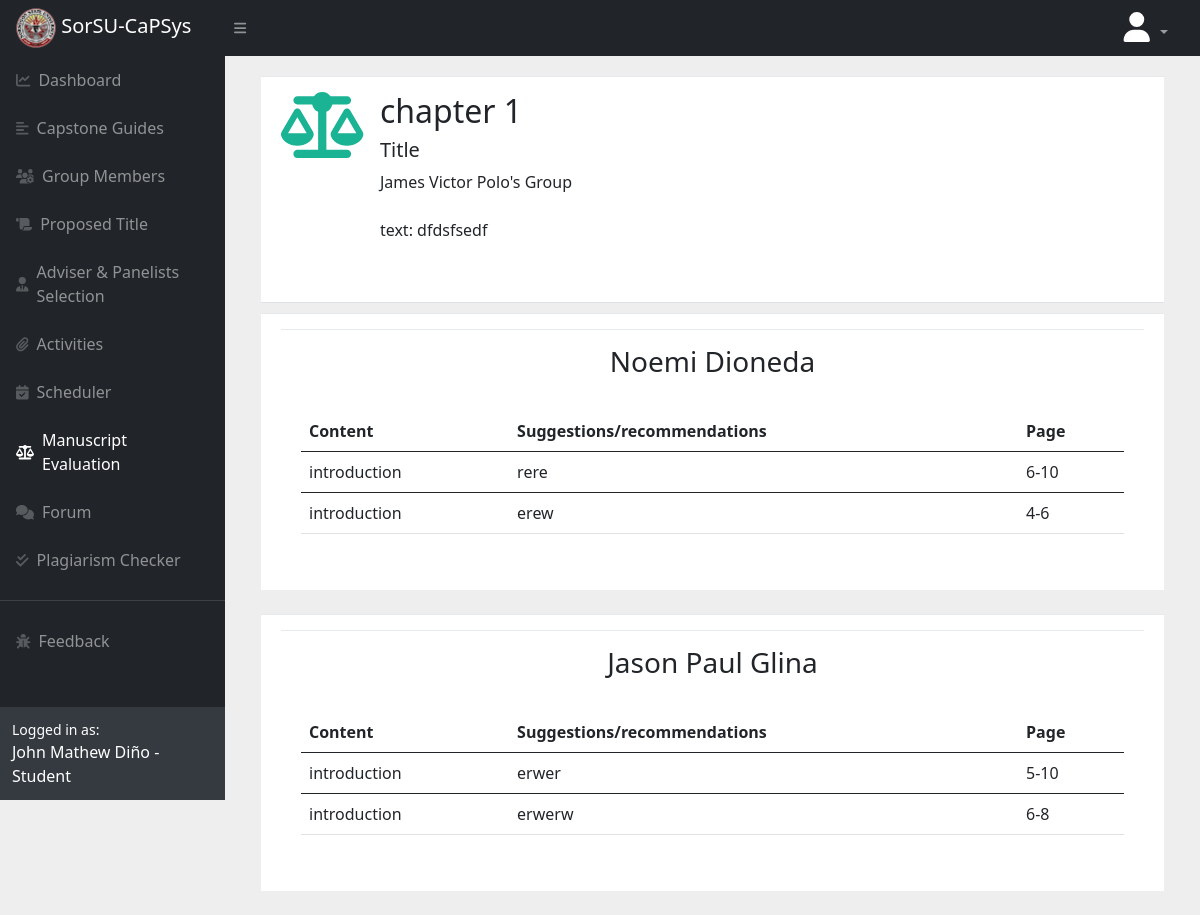
Page /student/evaluatedstudent/41/ (signed in) on the earlier database version.
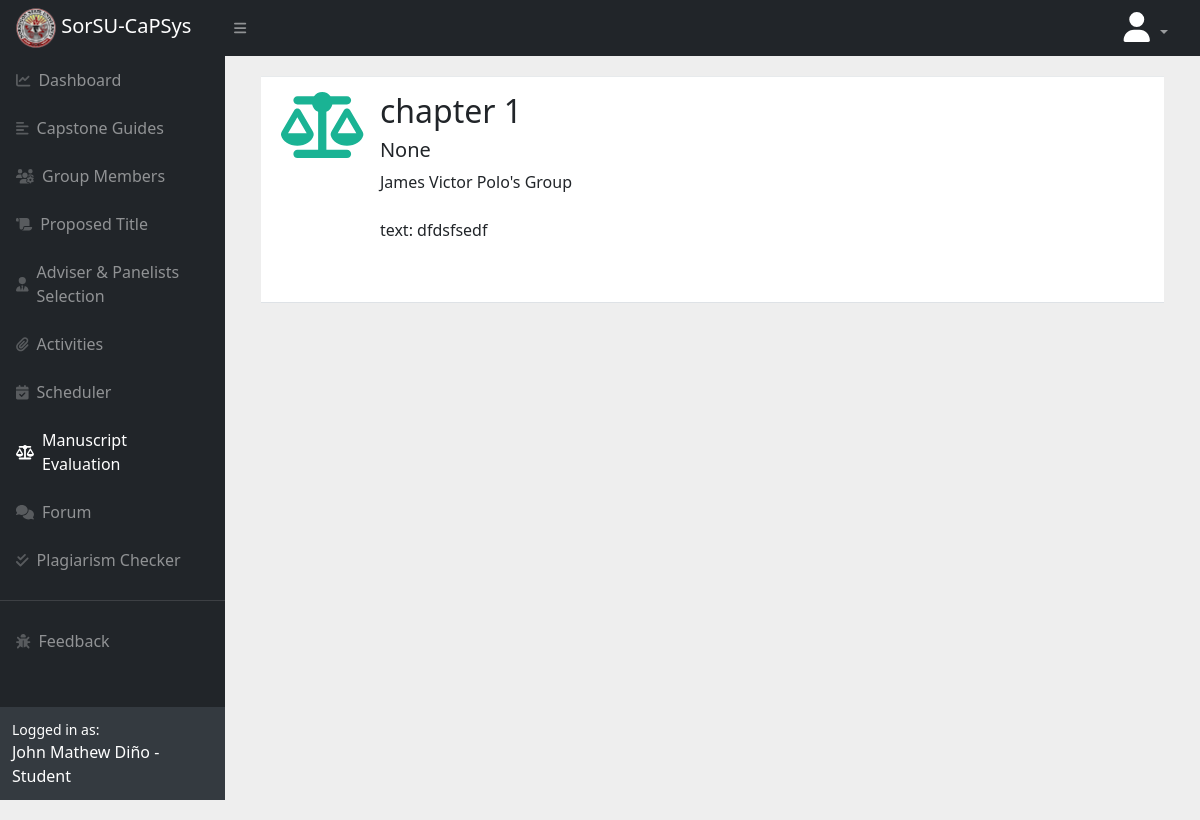
Same page on the later database version.
### submissions/models.py (models this page shows, shortened)
class StudentSubmit(models.Model):
    user = models.ForeignKey(User, null=True, on_delete=models.CASCADE)
    submission_title = models.ForeignKey(SubmissionTitle, null=True, on_delete=models.CASCADE)
    submit_content = models.TextField(null=True,blank=True)
    pdf_submit = models.FileField(upload_to='submissions/%Y-%m-%d/', null=True, blank=True, max_length=500, validators=[validate_file_extension])
    filename = models.CharField(max_length=1000, null=True)
    timestamp = models.DateTimeField(auto_now_add=True)
    updated_at = models.DateTimeField(auto_now=True)
    status = models.CharField(default="no submission", max_length=100)
    for_eval_submit = models.BooleanField(default=False, null=True)
    eval_grade_submit = models.CharField(max_length=100, null=True)
    sub_evaluator = models.IntegerField(null=True, default=0)
    if_seen = models.IntegerField(null=True, default=0)

class SubmissionTitle(models.Model):
    user = models.ForeignKey(User, null=True, on_delete=models.SET_NULL)
    title = models.CharField(max_length=100)
    submission_detail = models.TextField(null=True,blank=True)
    timestamp = models.DateTimeField(auto_now=True)
    duedate = models.DateTimeField()
    status = models.IntegerField(default=0)
    for_evaluation = models.BooleanField(default=False, null=True)
    type_of_eval_grade = models.CharField(max_length=50, null=True, default="")
    def __str__(self):
        return self.title

### register/models.py (models this page shows, shortened)
class UserProfile(models.Model):
    user = models.OneToOneField(User,null=True, on_delete=models.CASCADE)
    roles = (
        ('1','Dean'),
        ('2', 'Capstone Professor'),
        ('3', 'Faculty'),
        ('4', 'Student'),
    )
    role = models.CharField(max_length=100, choices=roles, default="3")
    image = models.ImageField(upload_to="profiles/",default="profiles/user.png")
    group_name = models.CharField(default="None", null=True, max_length=250)
    group_id = models.CharField(max_length=100, null=True, blank= True, default ="")
    mem1 = models.ForeignKey(User, on_delete=models.SET_NULL, related_name="userprofile_mem1", null=True, blank=True)
    mem2 = models.ForeignKey(User, on_delete=models.SET_NULL, related_name="userprofile_mem2", null=True, blank=True)
    mem3 = models.ForeignKey(User, on_delete=models.SET_NULL, related_name="userprofile_mem3", null=True, blank=True    )
    mem4 = models.ForeignKey(User, on_delete=models.SET_NULL, related_name="userprofile_mem4", null=True, blank=True)
    mem1_fn = models.CharField(max_length=1000, null=True, blank=True, default="")
    mem1_ln = models.CharField(max_length=1000, null=True, blank=True, default="")
    mem1_email = models.CharField(max_length=1000, null=True,  blank=True, default="")
    mem2_fn = models.CharField(max_length=1000, null=True,  blank=True, default="")
    mem2_ln = models.CharField(max_length=1000, null=True,  blank=True, default="")
    mem2_email = models.CharField(max_length=1000, null=True, blank=True, default="")
    mem3_fn = models.CharField(max_length=1000, null=True,  blank=True, default="")
    mem3_ln = models.CharField(max_length=1000, null=True,  blank=True, default="")
    mem3_email = models.CharField(max_length=1000, null=True, blank=True, default="")
    mem4_fn = models.CharField(max_length=1000, null=True,  blank=True, default="")
    mem4_ln = models.CharField(max_length=1000, null=True,  blank=True, default="")
    mem4_email = models.CharField(max_length=1000, null=True,  blank=True, default="")
    group_adviser = models.ForeignKey(User, on_delete=models.SET_NULL, null=True, blank=True,default="", related_name="adviser")
    group_title = models.CharField(blank=True, default="", max_length=250, null=True)
    group_panel_1 = models.ForeignKey(User, on_delete=models.SET_NULL,null=True,  blank=True, default="", related_name="panel1")
    group_panel_2 =  models.ForeignKey(User, on_delete=models.SET_NULL, null=True,blank=True, default="", related_name="panel2")
    group_panel_3 =  models.ForeignKey(User, on_delete=models.SET_NULL, null=True,blank=True, default="", related_name="panel3")

### manuscriptevaluations/models.py (models this page shows, shortened)
class Evaluator(models.Model):
    eval_user = models.ForeignKey(User, null=True, on_delete=models.CASCADE)
    submission_user = models.ForeignKey(StudentSubmit, null=True, on_delete=models.CASCADE)

class Evaluations(models.Model):
    user = models.ForeignKey(User, null=True, on_delete=models.CASCADE)
    submission = models.ForeignKey(StudentSubmit, null=True, on_delete=models.CASCADE)
    content = models.CharField(max_length=250, null=True, blank=True, default="")
    recommendations = models.TextField(max_length=1000, null=True, blank=True, default="")
    page = models.CharField(max_length=100, null=True, blank=True, default="")

### manuscriptevaluations/views.py (the view)
# urls.py: path('student/evaluatedstudent/<int:id>/', views.StudentEvaluate, name='Evaluated Student'),
@login_required
def StudentEvaluate(response, id):
    if response.user.userprofile.role == "3" or response.user.userprofile.role == "4":
        user = response.user
        submission = StudentSubmit.objects.filter(id=id).first()
        e_users = Evaluator.objects.filter(submission_user=submission)
        evaluation = Evaluations.objects.filter(submission=submission)
        eval_grade = EvaluationGrade.objects.filter(student_submission=submission)
        userrole = response.user.userprofile.role
        name = response.user.get_full_name
        sub = StudentSubmit.objects.get(submission_title=submission.submission_title, user=submission.user)
        sub.if_seen = 0
        sub.save()
        resuser = response.user
        unseen = 0
        adviser = AdviserAndPanelist.objects.filter(adviser=resuser.userprofile)
        return render(response, 'student/evaluatedsubmission.html', {
            'submission': submission,
            'user': user,
            'userrole': userrole,
            'evaluation': evaluation,
            'e_users': e_users,
            'eval_grade':eval_grade,
            "name": name,
            "unseen": unseen,
            "resuser": resuser,
            "adviser":adviser,
        })
    else:
        return redirect("page404")

### manuscriptevaluations/templates/student/evaluatedsubmission.html (shortened to what this page needs)
{% extends 'main/base.html' %}
{% load crispy_forms_tags %}
{% block content %}
    <div class="container">
        <div class="row">
            <div class="col-lg-12">
                <div class="wrapper wrapper-content animated fadeInRight">
                    <div class="ibox-content m-b-sm border-bottom">
                        <div class="row">
                            <div class="col-1" style="margin-right: 25px">
                                <div class=" pull-left m-r-md">
                                    <i class="fa fa-balance-scale text-navy mid-icon"></i>
                                </div>
                            </div>
                            <div class="col-10">
                                <h2>{{ submission.submission_title }}</h2>
                                <h5>{{ submission.user.userprofile.group_title }}</h5>
                                <span>{{ submission.user.get_full_name }}'s Group</span>
                                <div>
                                    <br>
                                    {% if submission.pdf_submit %}
                                        <p>file: <a href="{{ submission.pdf_submit.url }}"
                                                    target="_blank">{{ submission.filename }}</a></p>
                                    {% elif submission.submit_content %}
                                        <p>text: {{ submission.submit_content }}</p>
                                    {% endif %}
                                    <br>
                                </div>
                            </div>
                        </div>
                    </div>
                </div>
            </div>
        </div>
    </div>
    <div class="container">
        <div class="wrapper wrapper-content animated fadeInRight">
            {% for users in e_users %}
                <div class="ibox-content forum-container">
                    <div class="ibox-content">
                        <div style="display: flex; justify-content: center">
                            <h3>{{ users.eval_user.get_full_name }}</h3>
                        </div>
                        <br>
                        <table class="table caption-top">
                            <thead>
                            <tr>
                                <th scope="col">Content</th>
                                <th scope="col">Suggestions/recommendations</th>
                                <th scope="col">Page</th>
                            </tr>
                            </thead>
                            {% for eval in evaluation %}
                                {% if eval.user == users.eval_user %}
                                    <tbody>
                                    <tr>
                                        <td>{{ eval.content }}</td>
                                        <td>{{ eval.recommendations }}</td>
                                        <td>{{ eval.page }}</td>
                                    </tr>
                                    </tbody>
                                {% endif %}
                            {% endfor %}
                        </table>
                    </div>
                </div>
                <br>
            {% endfor %}
        </div>
    </div>
{% endblock %}

Differences in the rows shown:
removed Evaluator: eval_user.get_full_name "Noemi Dioneda"
removed Evaluations: content "introduction", recommendations "rere", page "6-10", shown under "Noemi Dioneda"
removed Evaluations: content "introduction", recommendations "erew", page "4-6", shown under "Noemi Dioneda"
removed Evaluator: eval_user.get_full_name "Jason Paul Glina"
removed Evaluations: content "introduction", recommendations "erwer", page "5-10", shown under "Jason Paul Glina"
removed Evaluations: content "introduction", recommendations "erwerw", page "6-8", shown under "Jason Paul Glina"
changed through a linked row, StudentSubmit "dfdsfsedf": user.userprofile.group_title "Title" → "None"
